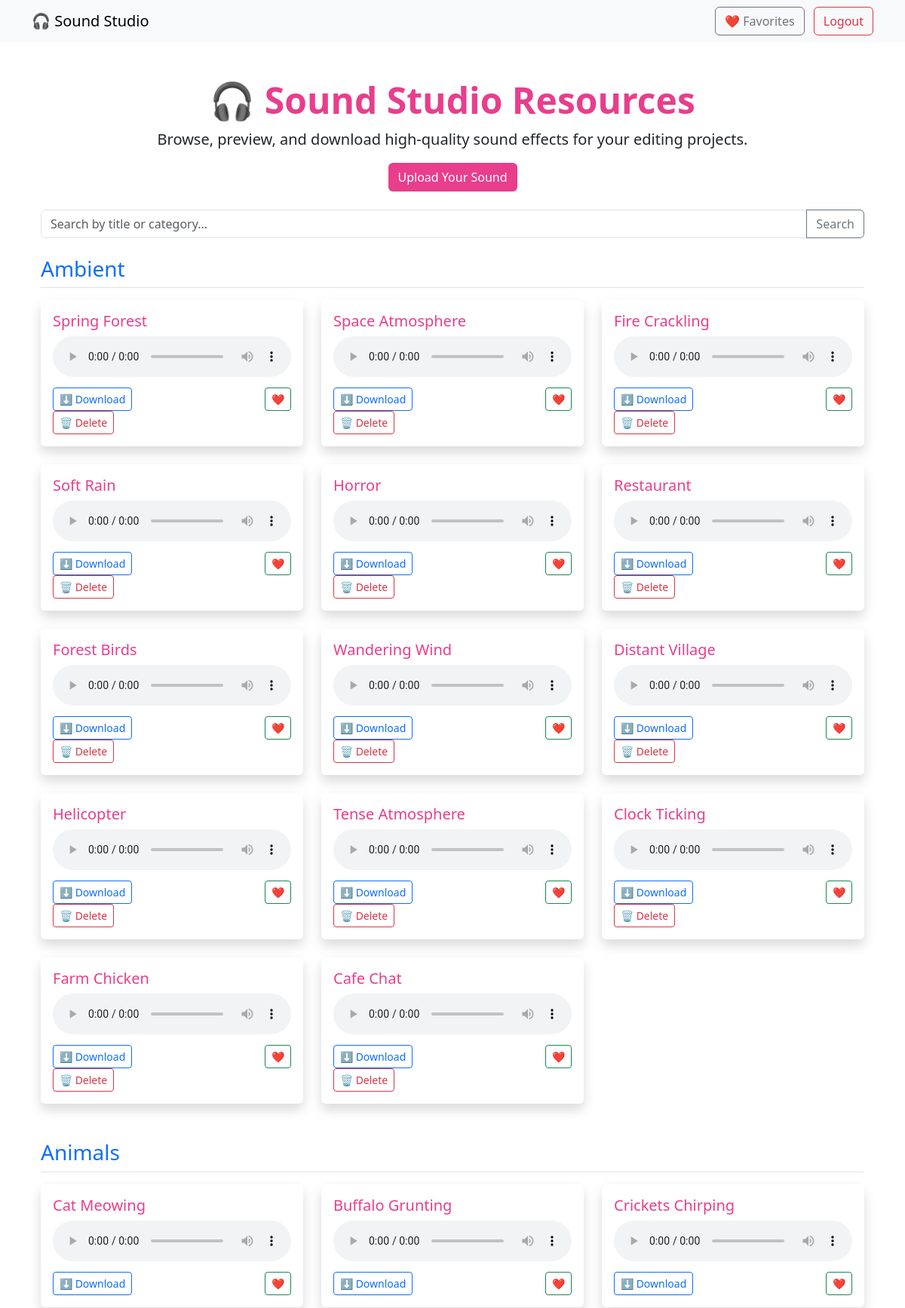
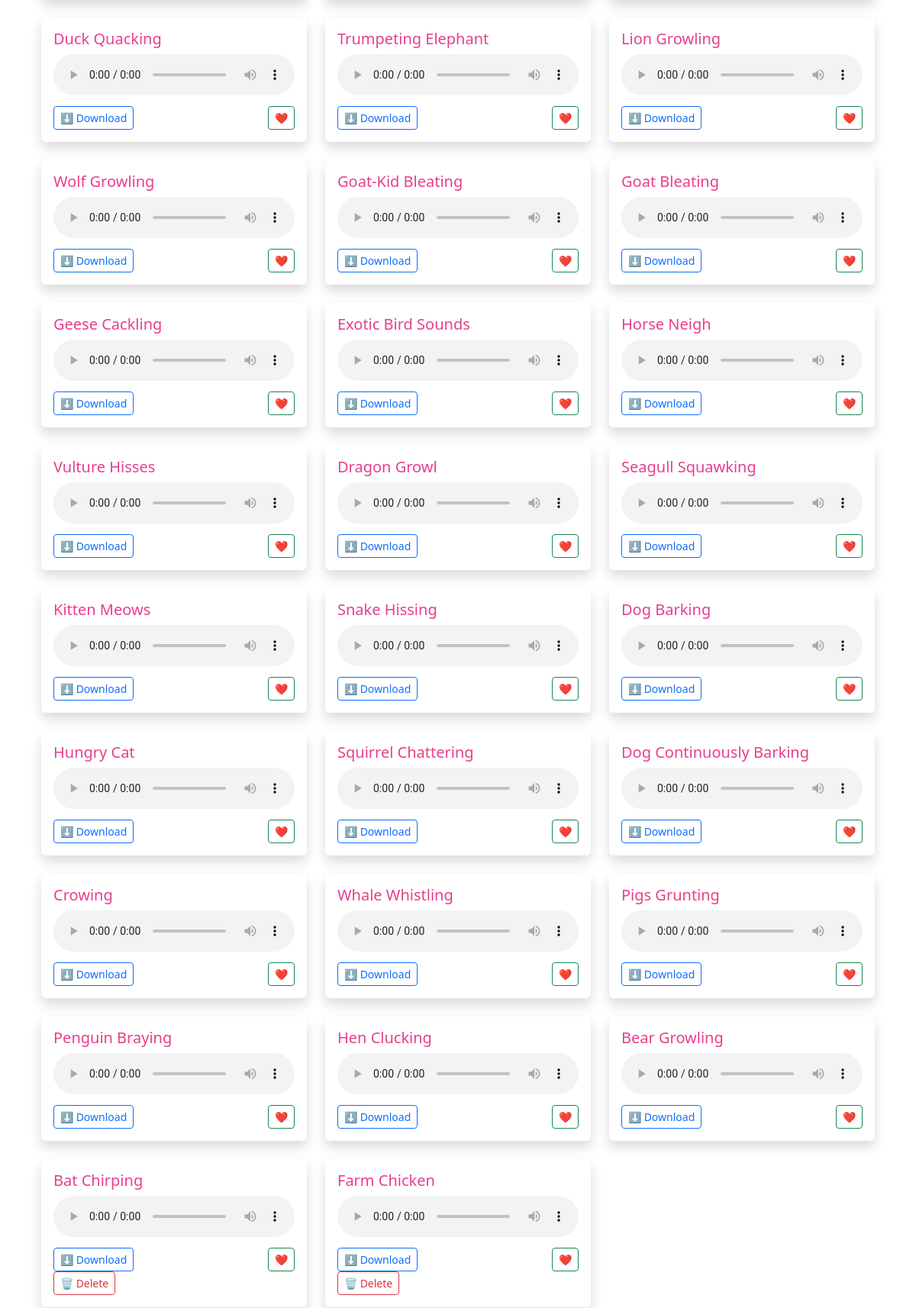
The app's page / (signed in, upper part) with its own data (2 pictures, top to bottom).
### sound_bank/app.py (models this page shows)
class Sound(db.Model):
    id = db.Column(db.Integer, primary_key=True)
    title = db.Column(db.String(100))
    category = db.Column(db.String(50))
    filename = db.Column(db.String(200))
    user_id = db.Column(db.Integer, db.ForeignKey('user.id'))
    uploader = db.relationship('User', backref='sounds')

### sound_bank/app.py (the view, shortened to what this page needs)
@app.route('/', methods=['GET', 'POST'])
def index():
    query = request.args.get('q', '').strip()
    if query:
        sounds = Sound.query.filter(
            or_(
                Sound.title.ilike(f'%{query}%'),
                Sound.category.ilike(f'%{query}%')
            )
        ).all()
    else:
        sounds = Sound.query.all()
    return render_template('index.html', sounds=sounds, user=current_user())

### sound_bank/app.py (called while the page is built)
def current_user():
    if 'user_id' in session:
        return User.query.get(session['user_id'])
    return None

@app.before_request
def make_session_permanent():
    session.permanent = True

### sound_bank/templates/index.html (shortened to what this page needs)
{% extends 'base.html' %}
{% block content %}
<div class="container mt-5">
  <div class="text-center mb-4">
    <h1 class="display-5 fw-bold text-pink">🎧 Sound Studio Resources</h1>
    <p class="lead">Browse, preview, and download high-quality sound effects for your editing projects.</p>
    {% if not session.get('user_id') %}
      <a href="{{ url_for('login') }}" class="btn btn-outline-secondary me-2">Login</a>
      <a href="{{ url_for('register') }}" class="btn btn-pink">Register</a>
    {% else %}
      <a href="{{ url_for('upload') }}" class="btn btn-pink">Upload Your Sound</a>
    {% endif %}
  </div>
  <form method="get" action="{{ url_for('index') }}" class="input-group mb-4">
    <input type="text" class="form-control" placeholder="Search by title or category..." name="q" value="{{ request.args.get('q', '') }}">
    <button type="submit" class="btn btn-outline-secondary">Search</button>
  </form>
  {% if sounds %}
    {% set grouped = sounds|groupby('title') %}
    {% for title, items in grouped %}
      <div class="mb-5">
        <h3 class="text-primary border-bottom pb-2 mb-3">{{ title }}</h3>
        <div class="row row-cols-1 row-cols-md-3 g-4">
          {% for sound in items %}
          <div class="col">
            <div class="card shadow border-0 h-100">
              <div class="card-body">
                <h5 class="card-title text-pink">{{ sound.category }}</h5>
                <audio controls class="w-100 mb-2">
                  <source src="{{ url_for('static', filename='sounds/' ~ sound.filename) }}" type="audio/mpeg">
                </audio>
                <div class="d-flex justify-content-between align-items-center">
                  <a href="{{ url_for('download', filename=sound.filename) }}" class="btn btn-sm btn-outline-primary">⬇️ Download</a>
                  {% if user %}
                    {% if sound.id in user_favorite_ids %}
                      <a href="{{ url_for('unfavorite', sound_id=sound.id) }}" class="btn btn-sm btn-outline-danger">💔</a>
                    {% else %}
                      <a href="{{ url_for('favorite', sound_id=sound.id) }}" class="btn btn-sm btn-outline-success">❤️</a>
                    {% endif %}
                  {% else %}
                    <a href="{{ url_for('login') }}" class="btn btn-sm btn-outline-secondary">🤍</a>
                  {% endif %}
                </div>
                {% if session.get('user_id') and (user.id == sound.user_id or user.is_admin) %}
                  <form action="{{ url_for('delete_sound', sound_id=sound.id) }}" method="POST" class="d-inline mt-2" onsubmit="return confirm('Are you sure you want to delete this sound?');">
                    <button type="submit" class="btn btn-sm btn-outline-danger">🗑️ Delete</button>
                  </form>
                {% endif %}
              </div>
            </div>
          </div>
          {% endfor %}
        </div>
      </div>
    {% endfor %}
  {% else %}
    <p class="text-muted text-center mt-5">No sounds found. Try a different keyword or upload your first sound!</p>
  {% endif %}
</div>
{% endblock %}

### sound_bank/templates/base.html (style rules this page uses)
.text-pink { color: #e83e8c; }
.btn-pink { background-color: #e83e8c; color: white; }

### records on screen
Sound: title "Ambient", category "Spring Forest"
Sound: category "Space Atmosphere"
Sound: category "Fire Crackling"
Sound: category "Soft Rain"
Sound: category "Horror"
Sound: category "Restaurant"
Sound: category "Forest Birds"
Sound: category "Wandering Wind"
Sound: category "Distant Village"
Sound: category "Helicopter"
Sound: category "Tense Atmosphere"
Sound: category "Clock Ticking"
Sound: category "Farm Chicken"
Sound: category "Cafe Chat"
Sound: title "Animals", category "Cat Meowing"
Sound: category "Buffalo Grunting"
Sound: category "Crickets Chirping"
Sound: category "Duck Quacking"
Sound: category "Trumpeting Elephant"
Sound: category "Lion Growling"
Sound: category "Wolf Growling"
Sound: category "Goat-Kid Bleating"
Sound: category "Goat Bleating"
Sound: category "Geese Cackling"
Sound: category "Exotic Bird Sounds"
Sound: category "Horse Neigh"
Sound: category "Vulture Hisses"
Sound: category "Dragon Growl"
Sound: category "Seagull Squawking"
Sound: category "Kitten Meows"
Sound: category "Snake Hissing"
Sound: category "Dog Barking"
Sound: category "Hungry Cat"
Sound: category "Squirrel Chattering"
Sound: category "Dog Continuously Barking"
Sound: category "Crowing"
Sound: category "Whale Whistling"
Sound: category "Pigs Grunting"
Sound: category "Penguin Braying"
Sound: category "Hen Clucking"
Sound: category "Bear Growling"
Sound: category "Bat Chirping"
Sound: category "Farm Chicken"
